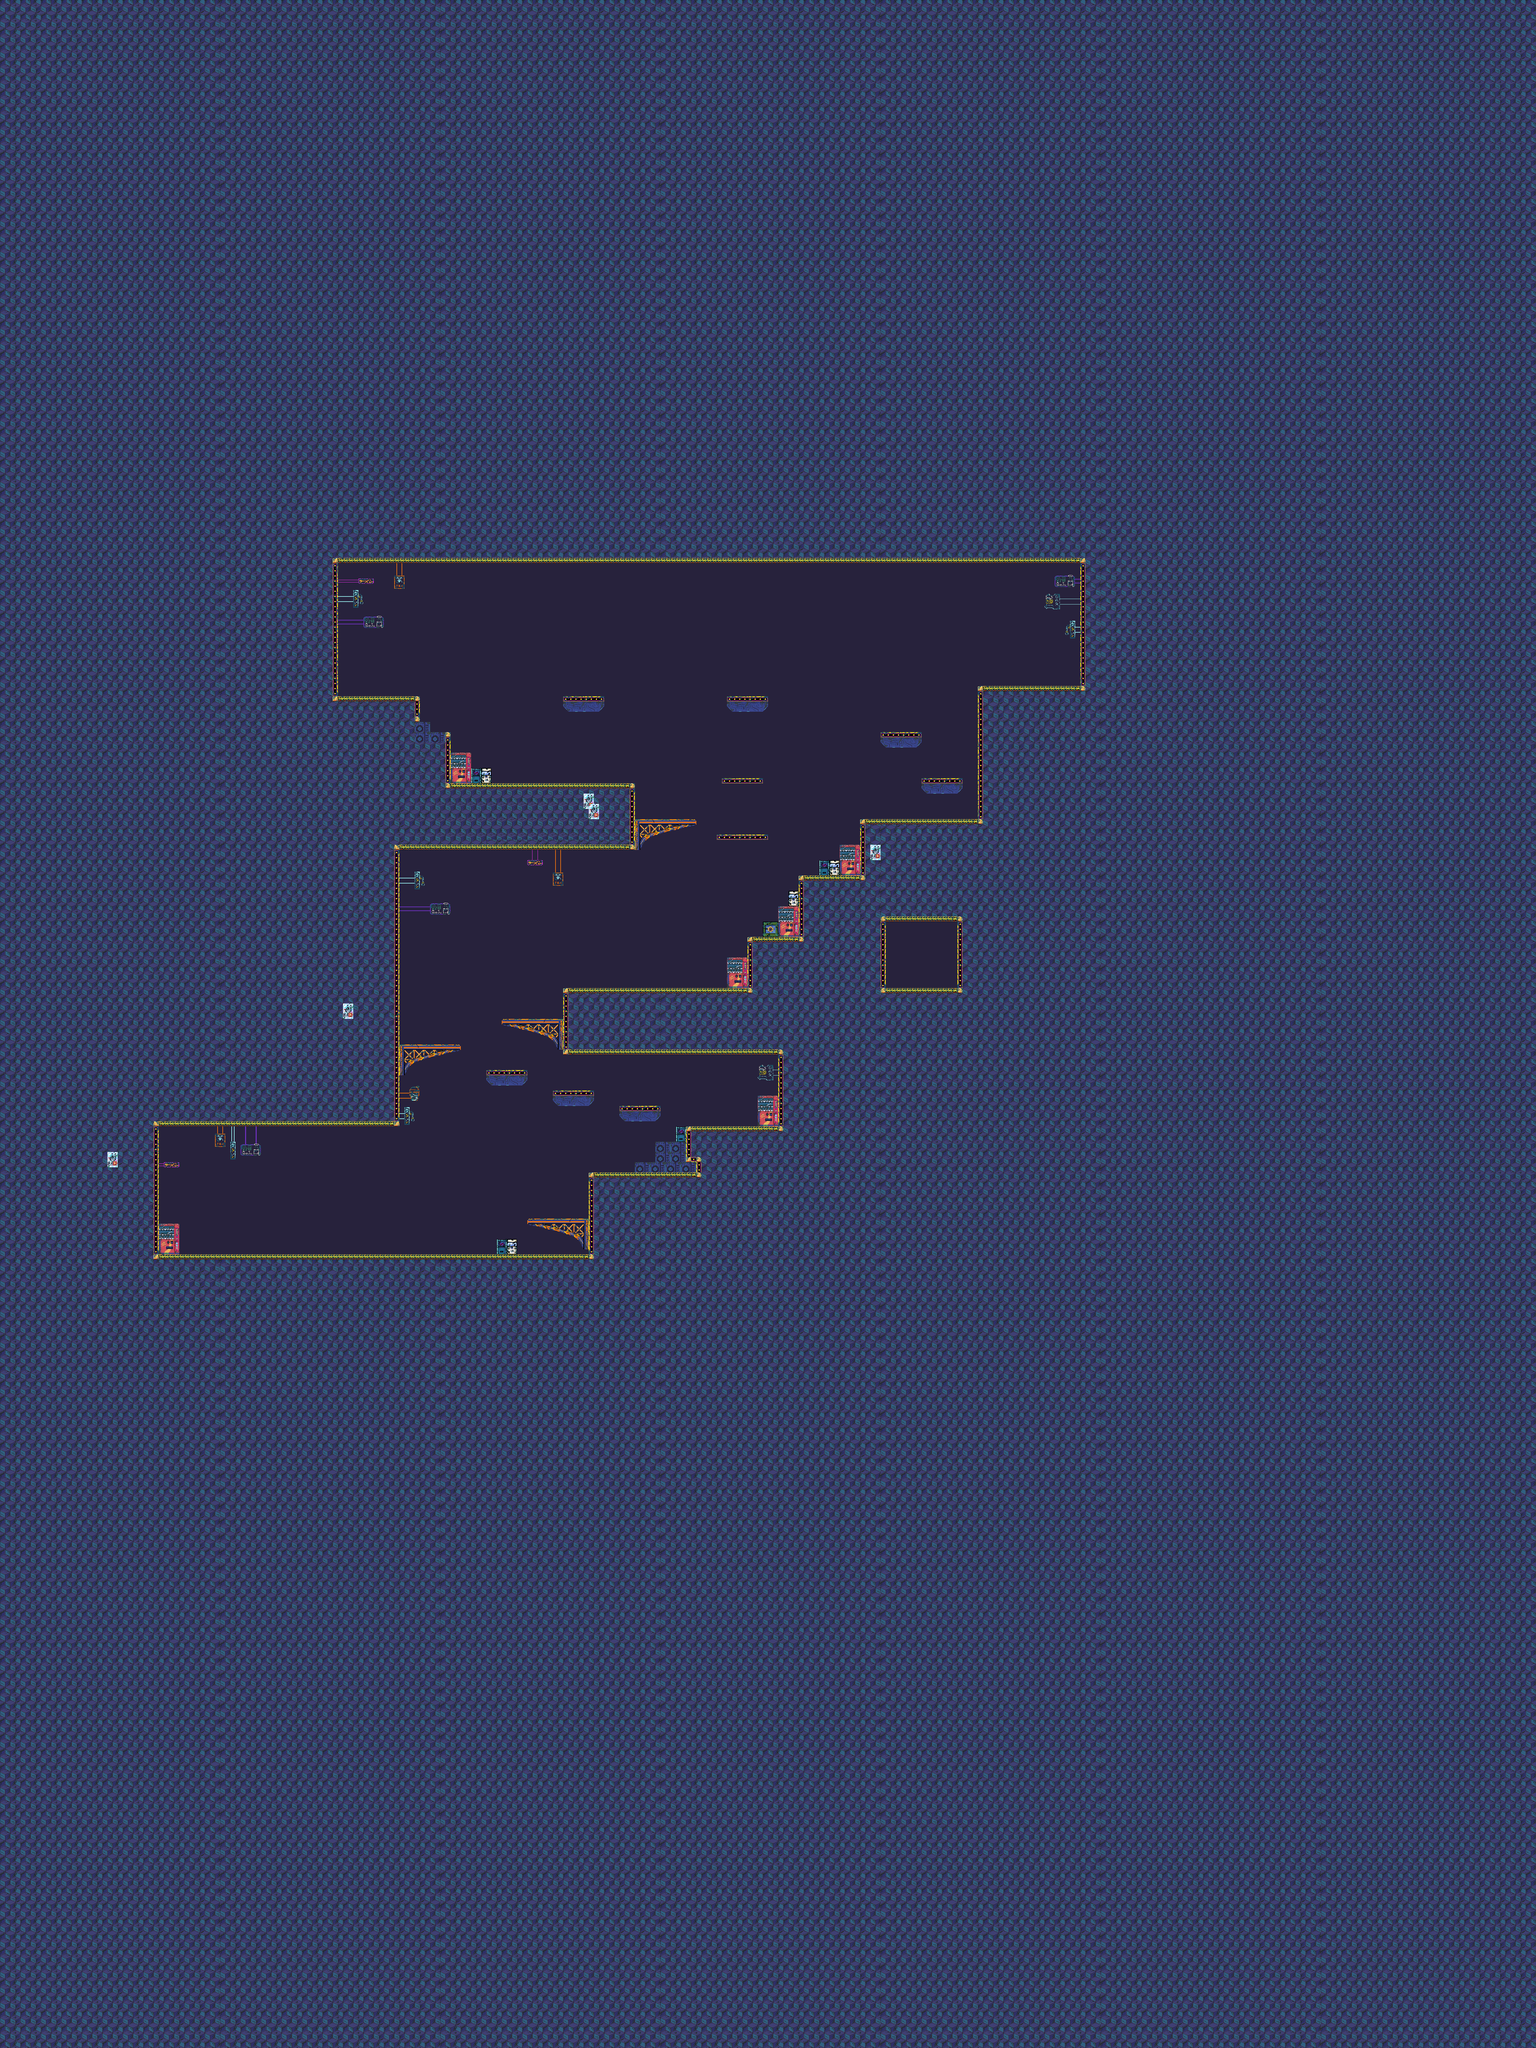

This is a level from a 2D game, rendered from its Tiled map with the project's own tilesets. A one-line summary and the map file follow, with tile-layer data summarised:
An orthogonal 300x400 tile map with 16x16 px tiles, 5 tile layers (platforms, background-1, background, foreground, ...), 2 tilesets and 17 objects (6x block_enemy, 3x weapon, player, easy_password_npc, beach_warp, ...).

<map version="1.8" tiledversion="1.8.2" orientation="orthogonal" renderorder="right-down" width="300" height="400" tilewidth="16" tileheight="16" infinite="0" nextlayerid="14" nextobjectid="59">
 <tileset firstgid="1" source="base_tileset.tsx" />
 <tileset firstgid="1201" source="../hackceler_tiles.tsx" />
 <layer id="4" name="platforms" width="300" height="400">
  <data>[120000 cells, 994 non-empty, 2 distinct tile ids]</data>
 </layer>
 <layer id="8" name="background-1" width="300" height="400">
  <data>[120000 cells, 120000 non-empty, 1 distinct tile ids]</data>
 </layer>
 <layer id="6" name="background" width="300" height="400">
  <data>[120000 cells, 109092 non-empty, 49 distinct tile ids]</data>
 </layer>
 <layer id="7" name="foreground" width="300" height="400">
  <data>[120000 cells, 1617 non-empty, 159 distinct tile ids]</data>
 </layer>
 <layer id="9" name="top" width="300" height="400">
  <data>[120000 cells, 232 non-empty, 95 distinct tile ids]</data>
 </layer>
 <objectgroup id="3" name="objects">
  <object id="1" name="player" x="2064" y="3024">
   <point />
  </object>
  <object id="2" name="easy_password_npc" x="1312" y="3904">
   <properties>
    <property name="walk_data" value="2000,E270,W270" />
   </properties>
  </object>
  <object id="5" name="weapon" x="2160" y="3056">
   <properties>
    <property name="type" value="gun" />
   </properties>
   <point />
  </object>
  <object id="8" name="weapon" x="2592" y="2672">
   <properties>
    <property name="flipped" type="bool" value="true" />
    <property name="type" value="pencil" />
   </properties>
   <point />
  </object>
  <object id="28" name="beach_warp" x="2288" y="3520">
   <point />
  </object>
  <object id="29" name="cloud_warp" x="2816" y="2288">
   <point />
  </object>
  <object id="30" name="ruins_warp" x="736" y="3920">
   <point />
  </object>
  <object id="31" name="ocean_warp" x="1168" y="2176">
   <point />
  </object>
  <object id="33" name="dialogue_boss_gate" x="1856" y="3088">
   <properties>
    <property name="stars_needed" type="int" value="6" />
   </properties>
   <point />
  </object>
  <object id="37" name="block_enemy" x="1008" y="3888">
   <properties>
    <property name="respawn" type="bool" value="true" />
   </properties>
   <point />
  </object>
  <object id="39" name="block_enemy" x="3120" y="2112">
   <point />
  </object>
  <object id="41" name="block_enemy" x="3120" y="2048">
   <point />
  </object>
  <object id="49" name="block_enemy" x="3120" y="1984">
   <point />
  </object>
  <object id="52" name="block_enemy" x="3184" y="2112">
   <point />
  </object>
  <object id="53" name="block_enemy" x="3184" y="2048">
   <point />
  </object>
  <object id="57" name="weapon" x="2304" y="2976">
   <properties>
    <property name="flipped" type="bool" value="true" />
    <property name="type" value="cannon" />
   </properties>
   <point />
  </object>
  <object id="58" name="item_key" x="2880" y="3056">
   <properties>
    <property name="display_name" value="Key" />
    <property name="wearable" type="bool" value="false" />
   </properties>
   <point />
  </object>
 </objectgroup>
</map>
